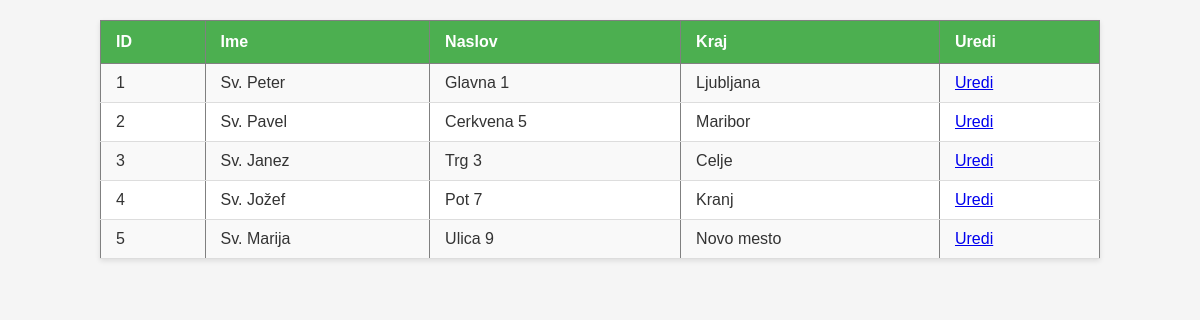
The page /podstrani/zupnije/uredi_zupnije.php on the database its author committed.
### tables this page shows
CREATE TABLE zupnije (
  id INT AUTO_INCREMENT PRIMARY KEY,
  ime VARCHAR(20) NOT NULL,
  naslov VARCHAR(50) NOT NULL,
  kraj VARCHAR(20) NOT NULL
);

### podstrani/zupnije/uredi_zupnije.php (the view, shortened to what this page needs)
<link rel="stylesheet" href="../css/izpis.css">
<?php
include "../povezava.php";
$sql = "SELECT id, ime, naslov, kraj FROM zupnije";
$result = mysqli_query($conn, $sql);
if (mysqli_num_rows($result) > 0) {
    echo "<table border='1'>";
    echo "<tr>
            <th>ID</th>
            <th>Ime</th>
            <th>Naslov</th>
            <th>Kraj</th>
            <th>Uredi</th>
          </tr>";
    while($row = mysqli_fetch_assoc($result)) {
        echo "<tr>";
        echo "<td>" . $row['id'] . "</td>";
        echo "<td>" . $row['ime'] . "</td>";
        echo "<td>" . $row['naslov'] . "</td>";
        echo "<td>" . $row['kraj'] . "</td>";
        echo '<td><a href="uredi_zupnije_obrazec.php?id='.$row["id"].'&ime='.$row["ime"].'&naslov='.$row["naslov"].'&kraj='.$row["kraj"].'">Uredi</a></td>';
        echo "</tr>";
    }
    echo "</table>";
} else {
    echo "Ni podatkov v tabeli župnije.";
}
?>

### podstrani/css/izpis.css (style rules this page uses)
table { border-collapse: collapse; width: 100%; max-width: 1000px; margin: 20px auto; background-color: #fff; box-shadow: 0 2px 5px rgba(0,0,0,0.1); }
th { background-color: #4CAF50; color: white; padding: 12px 15px; text-align: left; }
td { padding: 10px 15px; border-bottom: 1px solid #ddd; }
tr:nth-child(even) { background-color: #f9f9f9; }

### rows shown on the page
zupnije: id "1", ime "Sv. Peter", naslov "Glavna 1", kraj "Ljubljana"
zupnije: id "2", ime "Sv. Pavel", naslov "Cerkvena 5", kraj "Maribor"
zupnije: id "3", ime "Sv. Janez", naslov "Trg 3", kraj "Celje"
zupnije: id "4", ime "Sv. Jožef", naslov "Pot 7", kraj "Kranj"
zupnije: id "5", ime "Sv. Marija", naslov "Ulica 9", kraj "Novo mesto"
